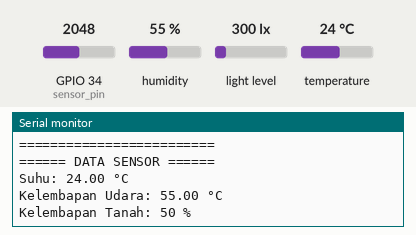
Simulated run of this program. Board: ESP32. Parts: the last lines printed to the serial monitor. The inputs (shaded band) are chosen by the test bench; at power-on: humidity 55 %, light level 300 lx, GPIO 34 (sensor_pin) = 2048, temperature 24 °C. WiFi joins after 1.5 s; servers stay silent unless stated; the local clock reads 2024-03-15 10:24:30 at power-on unless the program sets it; no MQTT or app messages arrive unless stated.

Above: at 2.7 s.
2.8 s: humidity set to 22 %
At 3.6 s:
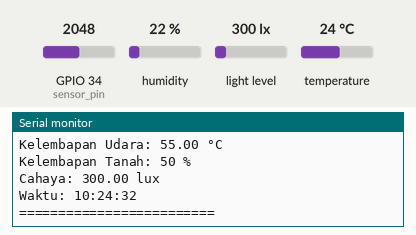
4.3 s: light level set to 40 lx
At 5.6 s:
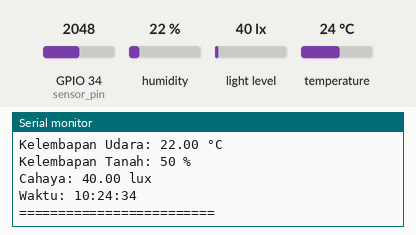
5.8 s: GPIO 34 (sensor_pin) set to 2866
At 6.9 s:
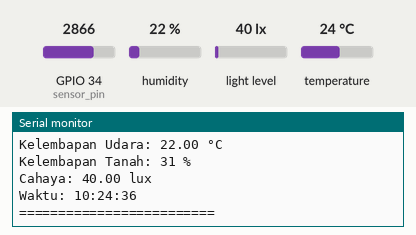
7.3 s: temperature set to 12 °C
At 7.3 s:
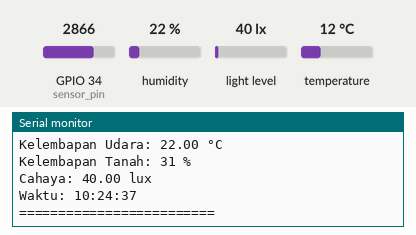
8.8 s: light level set to 500 lx
At 10.0 s:
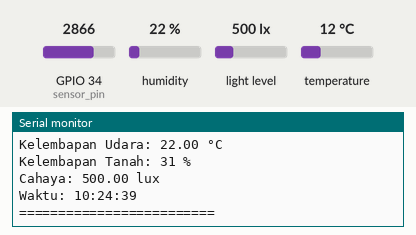
10.3 s: GPIO 34 (sensor_pin) set to 3972
At 11.4 s:
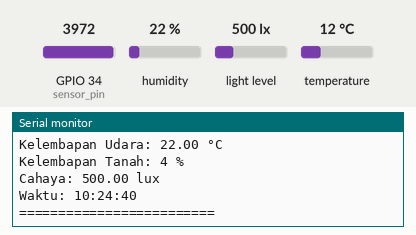
Timing chart, 0 to 12.8 s (numbered marks = the images above; inputs shaded):
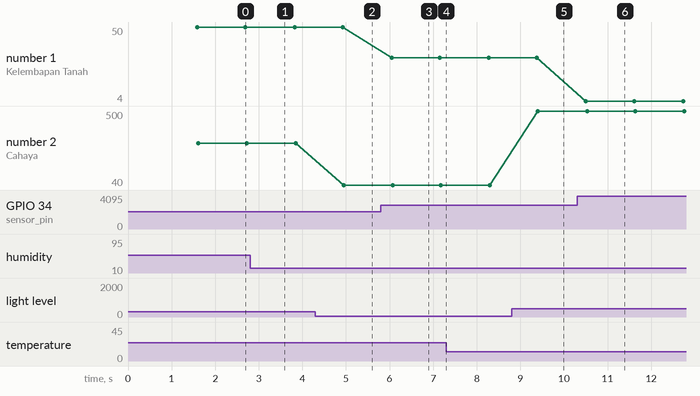

The program:

main.cpp
```cpp
#include <Arduino.h>
#include <Wire.h>
#include <BH1750.h>
#include <RTClib.h>
#include "DHT.h"
#include <algorithm>
#include <WiFi.h>
#include <PubSubClient.h>
#include <WiFiClientSecure.h>
#include <ArduinoJson.h>
#define DHTPIN 23
#define sensor_pin 34

const char *ssid = "A2-0620";
const char *password = "12345678";

const char *mqtt_broker = "192.168.1.3";
const char *topic = "emqx/esp32";
const char *mqtt_username = "esp32monitoring";
const char *mqtt_password = "JemBud111";
const char *client_id = "esp32_client";
const int mqtt_port = 8884;

WiFiClientSecure espClient;
PubSubClient client(espClient);

BH1750 lightMeter;
RTC_DS3231 rtc;
DHT dht(DHTPIN, DHT11);

void callback(char *topic, byte *payload, unsigned int length) {
    Serial.print("Message arrived in topic: ");
    Serial.println(topic);
    Serial.print("Message:");
    for (int i = 0; i < length; i++) {
        Serial.print((char) payload[i]);
    }
    Serial.println();
    Serial.println("-----------------------");
}

float suhu_dingin(float x) {
    if (x <= 15) return 1;
    else if (x > 15 && x < 20) return (20 - x) / 5.0;
    else return 0;
}

float suhu_normal(float x) {
    if (x <= 15 || x >= 30) return 0;
    else if (x > 15 && x < 20) return (x - 15) / 5.0;
    else if (x > 25 && x < 30) return (30 - x) / 5.0;
    else return 1;
}

float suhu_panas(float x) {
    if (x <= 25) return 0;
    else if (x > 25 && x < 30) return (x - 25) / 5.0;
    else return 1;
}

// ======== KELEMBAPAN TANAH ========
float lembap_kering(float x) {
    if (x <= 40) return 1;
    else if (x > 40 && x < 50) return (50 - x) / 10.0;
    else return 0;
}

float lembap_sedang(float x) {
    if (x <= 40 || x >= 70) return 0;
    else if (x > 40 && x < 50) return (x - 40) / 10.0;
    else if (x > 60 && x < 70) return (70 - x) / 10.0;
    else return 1;
}

float lembap_basah(float x) {
    if (x <= 60) return 0;
    else if (x > 60 && x < 70) return (x - 60) / 10.0;
    else return 1;
}

// ======== INTENSITAS CAHAYA ========
float cahaya_redup(float x) {
    if (x <= 1000) return 1;
    else if (x > 1000 && x < 6000) return (6000 - x) / 5000.0;
    // else if (x < 300 ) return (300 - x) / 200.0;
    else return 0;
}

float cahaya_sedang(float x) {
    if (x <= 1000 || x >= 20000) return 0;
    else if (x > 1000 && x < 6000) return (x - 1000) / 5000.0;
    else if (x > 15000  && x < 20000) return (20000 - x) / 5000.0;
    else return 1;
}

float cahaya_terang(float x) {
    if (x <= 15000) return 0;
    else if (x < 20000) return (x - 15000) / 5000.0;
    else return 1;
}

//INFERENSI
// === Fungsi MIN dan MAX ===
float fuzzy_and(float a, float b) {
    return min(a, b);
}

float fuzzy_and3(float a, float b, float c) {
    return min({a, b, c});
}

float fuzzy_or(float a, float b) {
    return max(a, b);
}

float fuzzy_or4(float a, float b, float c, float d) {
    return max({a, b, c, d});
}

float fuzzifikasi(float cahaya, float suhu, int kelembapan){
  float mu_suhu_dingin = suhu_dingin(suhu);
  float mu_suhu_normal = suhu_normal(suhu);
  float mu_suhu_panas = suhu_panas(suhu);

  float mu_lembap_kering = lembap_kering(kelembapan);
  float mu_lembap_sedang = lembap_sedang(kelembapan);
  float mu_lembap_basah  = lembap_basah(kelembapan);

  float mu_cahaya_redup  = cahaya_redup(cahaya);
  float mu_cahaya_sedang = cahaya_sedang(cahaya);
  float mu_cahaya_terang = cahaya_terang(cahaya);

  float r[27];
  int i = 0;

  // Suhu Dingin
  r[i++] = fuzzy_and3(mu_suhu_dingin, mu_lembap_kering, mu_cahaya_redup);  // 1
  r[i++] = fuzzy_and3(mu_suhu_dingin, mu_lembap_kering, mu_cahaya_sedang); // 2
  r[i++] = fuzzy_and3(mu_suhu_dingin, mu_lembap_kering, mu_cahaya_terang);  // 3
  r[i++] = fuzzy_and3(mu_suhu_dingin, mu_lembap_sedang, mu_cahaya_redup);  // 4
  r[i++] = fuzzy_and3(mu_suhu_dingin, mu_lembap_sedang, mu_cahaya_sedang); // 5
  r[i++] = fuzzy_and3(mu_suhu_dingin, mu_lembap_sedang, mu_cahaya_terang);  // 6
  r[i++] = fuzzy_and3(mu_suhu_dingin, mu_lembap_basah, mu_cahaya_redup);   // 7
  r[i++] = fuzzy_and3(mu_suhu_dingin, mu_lembap_basah, mu_cahaya_sedang);  // 8
  r[i++] = fuzzy_and3(mu_suhu_dingin, mu_lembap_basah, mu_cahaya_terang);   // 9

  // Suhu Normal
  r[i++] = fuzzy_and3(mu_suhu_normal, mu_lembap_kering, mu_cahaya_redup);   // 10
  r[i++] = fuzzy_and3(mu_suhu_normal, mu_lembap_kering, mu_cahaya_sedang);  // 11
  r[i++] = fuzzy_and3(mu_suhu_normal, mu_lembap_kering, mu_cahaya_terang);   // 12
  r[i++] = fuzzy_and3(mu_suhu_normal, mu_lembap_sedang, mu_cahaya_redup);   // 13
  r[i++] = fuzzy_and3(mu_suhu_normal, mu_lembap_sedang, mu_cahaya_sedang);  // 14
  r[i++] = fuzzy_and3(mu_suhu_normal, mu_lembap_sedang, mu_cahaya_terang);   // 15
  r[i++] = fuzzy_and3(mu_suhu_normal, mu_lembap_basah, mu_cahaya_redup);    // 16
  r[i++] = fuzzy_and3(mu_suhu_normal, mu_lembap_basah, mu_cahaya_sedang);   // 17
  r[i++] = fuzzy_and3(mu_suhu_normal, mu_lembap_basah, mu_cahaya_terang);    // 18

  // Suhu Panas
  r[i++] = fuzzy_and3(mu_suhu_panas, mu_lembap_kering, mu_cahaya_redup);   // 19
  r[i++] = fuzzy_and3(mu_suhu_panas, mu_lembap_kering, mu_cahaya_sedang);  // 20
  r[i++] = fuzzy_and3(mu_suhu_panas, mu_lembap_kering, mu_cahaya_terang);   // 21
  r[i++] = fuzzy_and3(mu_suhu_panas, mu_lembap_sedang, mu_cahaya_redup);   // 22
  r[i++] = fuzzy_and3(mu_suhu_panas, mu_lembap_sedang, mu_cahaya_sedang);  // 23
  r[i++] = fuzzy_and3(mu_suhu_panas, mu_lembap_sedang, mu_cahaya_terang);   // 24
  r[i++] = fuzzy_and3(mu_suhu_panas, mu_lembap_basah, mu_cahaya_redup);    // 25
  r[i++] = fuzzy_and3(mu_suhu_panas, mu_lembap_basah, mu_cahaya_sedang);   // 26
  r[i++] = fuzzy_and3(mu_suhu_panas, mu_lembap_basah, mu_cahaya_terang);    // 27

  // Output fuzzy untuk masing-masing aturan
  // Gabungkan berdasarkan output
  float mu_tidak = max({r[3], r[4], r[5], r[6], r[7], r[8], r[15], r[16], r[17], r[24], r[25], r[26]});
  float mu_cepat = max({r[2], r[11], r[14], r[20], r[23]}); // disiram cepat (2, 11, 14, 20, 23)
  float mu_sedang = max({r[1], r[12], r[13], r[21], r[22]}); // disiram sedang (1,12,13,21,22)
  float mu_lama = max({r[0], r[9], r[10], r[18], r[19]}); // disiram lama (0,9,10,18,19)

  //tumbuhan kecil
  float z_tidak = 0;
  float z_cepat = 1;
  float z_sedang = 2;
  float z_lama = 3;

  //tumbuhan gede
  // float z_tidak = 0;
  // float z_cepat = 5;
  // float z_sedang = 10;
  // float z_lama = 20;

  float numerator = (mu_tidak * z_tidak) +
  (mu_sedang * z_sedang) +
  (mu_cepat * z_cepat)+
  (mu_lama * z_lama);

  float denominator = mu_tidak + mu_sedang + mu_cepat + mu_lama;

  float z_output = (denominator == 0) ? 0 : numerator / denominator;
  return z_output;
}

void setup(){
  Serial.begin(9600);
  Wire.begin();

  dht.begin();
  if (!lightMeter.begin()){
    Serial.println("BH1750 error");
  }
  if (!rtc.begin()) {
    Serial.println("Couldn't find RTC");
  }

  WiFi.begin(ssid, password);
  while (WiFi.status() != WL_CONNECTED) {
    delay(500);
    Serial.println("Connecting to WiFi..");
  }

  espClient.setInsecure();
  client.setServer(mqtt_broker, mqtt_port);
  client.setCallback(callback);
  while (!client.connected()) {
    Serial.println("Connecting to MQTT...");
    if (client.connect(client_id, mqtt_username, mqtt_password)) {
      Serial.println("Connected to MQTT broker!");
    } else {
      Serial.print("Failed to connect to MQTT broker, state ");
      Serial.print(client.state());
      delay(2000);
    }
  }
}

void loop(){
  float cahaya = lightMeter.readLightLevel();
  DateTime now = rtc.now();
  float h = dht.readHumidity();
  float suhu = dht.readTemperature();
  int sensor_analog = analogRead(sensor_pin);
  int kelembapan = 100 - ((sensor_analog * 100) / 4095);

  int jam = now.hour();
  int menit = now.minute();
  int detik = now.second();

  Serial.println("====== DATA SENSOR ======");
  Serial.print("Suhu: "); Serial.print(suhu); Serial.println(" °C");
  Serial.print("Kelembapan Udara: "); Serial.print(h); Serial.println(" °C");
  Serial.print("Kelembapan Tanah: "); Serial.print(kelembapan); Serial.println(" %");
  Serial.print("Cahaya: "); Serial.print(cahaya); Serial.println(" lux");
  Serial.print("Waktu: "); Serial.print(jam); Serial.print(":"); Serial.print(menit); Serial.print(":"); Serial.println(detik);
  Serial.println("=========================");
  float z_output = fuzzifikasi(cahaya, suhu, kelembapan);
  char hasilFuzzy[50];
  if(z_output <= 0){
      sprintf(hasilFuzzy, "Tidak Disiram");
  } else if (z_output > 0 &&  z_output <= 1){
      sprintf(hasilFuzzy, "Perlu Disiram Cepat");
  } else if (z_output > 1 && z_output <= 2){
      sprintf(hasilFuzzy, "Perlu Disiram Sedang");
  } else {
      sprintf(hasilFuzzy, "Perlu Disiram Lama");
  }

  if (!client.connected()) {
    Serial.println("Reconnecting MQTT...");
    client.connect(client_id, mqtt_username, mqtt_password);
    // while (!client.connected()) {
      // if (client.connect(client_id, mqtt_username, mqtt_password)) {
      //   Serial.println("Reconnected");
      // } else {
      //   delay(2000);
      // }
    // }
  }
  client.loop();
  StaticJsonDocument<256> doc;
  doc["cahaya"] = cahaya;
  doc["suhu"] = suhu;
  doc["kelembapan_udara"] = h;
  doc["kelembapan_tanah"] = kelembapan;
  doc["status"] = hasilFuzzy;
  doc["durasi_siram"] = z_output;
  char payload[256];
  serializeJson(doc, payload, sizeof(payload));
  client.publish(topic, payload);
  delay(1000);
}
```

Measured:
- after the input at 4.3 s, the serial monitor: prints a new line after 0.65 s (image 2)
- after the input at 5.8 s, the serial monitor: prints a new line after 0.25 s (image 3)
- after the input at 8.8 s, the serial monitor: prints a new line after 0.60 s (image 5)
- after the input at 10.3 s, the serial monitor: prints a new line after 0.21 s (image 6)
- plotted number 1: 50 → 31 after the input at 5.8 s, 31 → 4 after the input at 10.3 s
- plotted number 2: 300 → 40 after the input at 4.3 s, 40 → 500 after the input at 8.8 s
